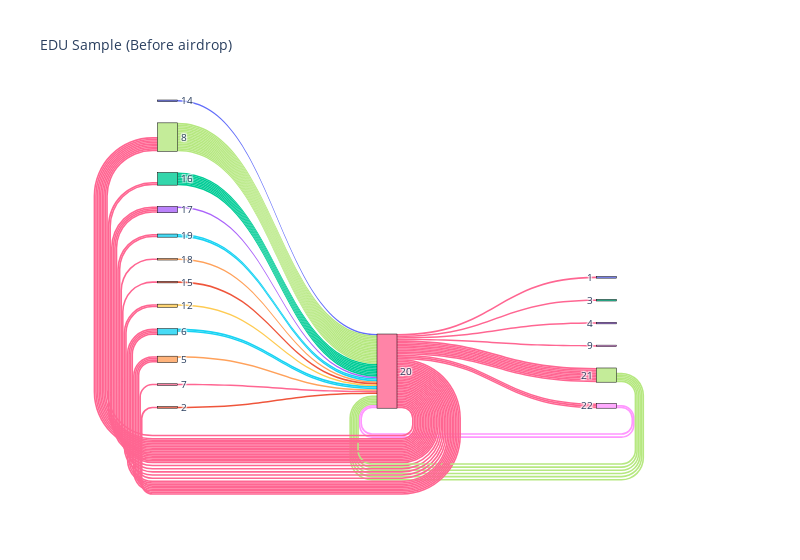

Notebook cell for this chart:
### Code cell
import pandas as pd
import plotly.graph_objects as go
import plotly.express as px

# Find indices of rows that match the condition
indices_to_remove = visual_before_commu[
    (visual_before_commu["from_index"] == 20) | (visual_before_commu["from_index"] == 8)
].index[:550]

# Drop these indices from the DataFrame
df = visual_before_commu.drop(indices_to_remove).copy()

# Create a list of unique nodes
nodes = list(set(df["from_index"]) | set(df["to_index"]))

# Create a mapping from node labels to indices
node_indices = {node: i for i, node in enumerate(nodes)}

# Map from_index and to_index to indices
df["from_index"] = df["from_index"].map(node_indices)
df["to_index"] = df["to_index"].map(node_indices)

# Define colors for each node
colors = px.colors.qualitative.Plotly

# Assign colors based on from_index
link_colors = [colors[i % len(colors)] for i in df["from_index"]]

# Create the chord diagram
fig = go.Figure(
    data=go.Sankey(
        node=dict(
            pad=15, thickness=20, line=dict(color="black", width=0.5), label=nodes
        ),
        link=dict(
            source=df["from_index"],
            target=df["to_index"],
            value=df["visual_value"],
            color=link_colors,
        ),
    )
)

# annotations = [
#     dict(
#         x=1,
#         y=1 - 0.05 * i,
#         xref="paper",
#         yref="paper",
#         text=f"<b>{node}</b>: {index_to_wallet[node]}",
#         showarrow=False,
#         align="left",
#     )
#     for i, node in enumerate(nodes)
# ]


# Update layout for better appearance
fig.update_layout(
    title_text="EDU Sample (Before airdrop)",
    font_size=10,
    width=800,
    # annotations=annotations,
)

# Display the plot
fig.show()

### Figure 1 — Plotly figure (JSON) as saved in the notebook; plotly's stock layout.template omitted (floating-point values rounded to 4 significant figures)
{"data": [{"link": {"color": ["#FFA15A", "#FF97FF", "#FFA15A", "#19D3F3", "#636EFA", "#EF553B", "#FF6692", "#AB63FA", "#FF97FF", "#EF553B", "#19D3F3", "#19D3F3", "#FECB52", "#00CC96", "#00CC96", "#00CC96", "#00CC96", "#00CC96", "#00CC96", "#00CC96", "#00CC96", "#B6E880", "#19D3F3", "#B6E880", "#B6E880", "#B6E880", "#B6E880", "#B6E880", "#FF6692", "#B6E880", "#B6E880", "#FF6692", "#B6E880", "#B6E880", "#B6E880", "#B6E880", "#B6E880", "#B6E880", "#B6E880", "#B6E880", "#B6E880", "#B6E880", "#FF6692", "#B6E880", "#B6E880", "#B6E880", "#B6E880", "#FF6692", "#B6E880", "#FF6692", "#FF6692", "#FF6692", "#FF6692", "#FF6692", "#FF6692", "#FF6692", "#FF6692", "#FF6692", "#FF6692", "#FF6692", "#FF6692", "#FF6692", "#FF6692", "#FF6692", "#FF6692", "#FF6692", "#FF6692", "#FF6692", "#FF6692", "#FF6692", "#FF6692", "#FF6692", "#FF6692", "#FF6692", "#B6E880", "#FF6692", "#FF6692", "#FF6692", "#FF6692", "#FF6692", "#FF6692", "#FF6692", "#FF6692", "#FF6692", "#FF6692", "#FF6692", "#FF6692", "#FF6692", "#FF6692", "#FF6692", "#FF6692", "#FF6692", "#FF6692"], "source": [4, 18, 14, 15, 10, 11, 6, 13, 18, 1, 5, 15, 9, 12, 12, 12, 12, 12, 12, 12, 12, 17, 5, 17, 17, 17, 17, 7, 16, 7, 7, 16, 7, 7, 7, 7, 7, 7, 7, 7, 7, 7, 16, 7, 7, 7, 7, 16, 7, 16, 16, 16, 16, 16, 16, 16, 16, 16, 16, 16, 16, 16, 16, 16, 16, 16, 16, 16, 16, 16, 16, 16, 16, 16, 17, 16, 16, 16, 16, 16, 16, 16, 16, 16, 16, 16, 16, 16, 16, 16, 16, 16, 16], "target": [16, 16, 16, 16, 16, 16, 16, 16, 16, 16, 16, 16, 16, 16, 16, 16, 16, 16, 16, 16, 16, 16, 16, 16, 16, 16, 16, 16, 7, 16, 16, 7, 16, 16, 16, 16, 16, 16, 16, 16, 16, 16, 7, 16, 16, 16, 16, 12, 16, 7, 8, 3, 0, 6, 9, 1, 14, 11, 15, 13, 5, 2, 17, 17, 7, 17, 17, 17, 17, 17, 13, 13, 13, 17, 16, 18, 4, 15, 7, 18, 5, 18, 5, 4, 4, 12, 17, 7, 4, 5, 7, 7, 9], "value": [1, 1, 1, 1, 1, 1, 1, 1, 1, 1, 1, 1, 1, 1, 1, 1, 1, 1, 1, 1, 1, 1, 1, 1, 1, 1, 1, 1, 1, 1, 1, 1, 1, 1, 1, 1, 1, 1, 1, 1, 1, 1, 1, 1, 1, 1, 1, 1, 1, 1, 1, 1, 1, 1, 1, 1, 1, 1, 1, 1, 1, 1, 1, 1, 1, 1, 1, 1, 1, 1, 1, 1, 1, 1, 1, 1, 1, 1, 1, 1, 1, 1, 1, 1, 1, 1, 1, 1, 1, 1, 1, 1, 1]}, "node": {"label": [1, 2, 3, 4, 5, 6, 7, 8, 9, 12, 14, 15, 16, 17, 18, 19, 20, 21, 22], "line": {"color": "black", "width": 0.5}, "pad": 15, "thickness": 20}, "type": "sankey"}], "layout": {"font": {"size": 10}, "title": {"text": "EDU Sample (Before airdrop)"}, "width": 800}}
